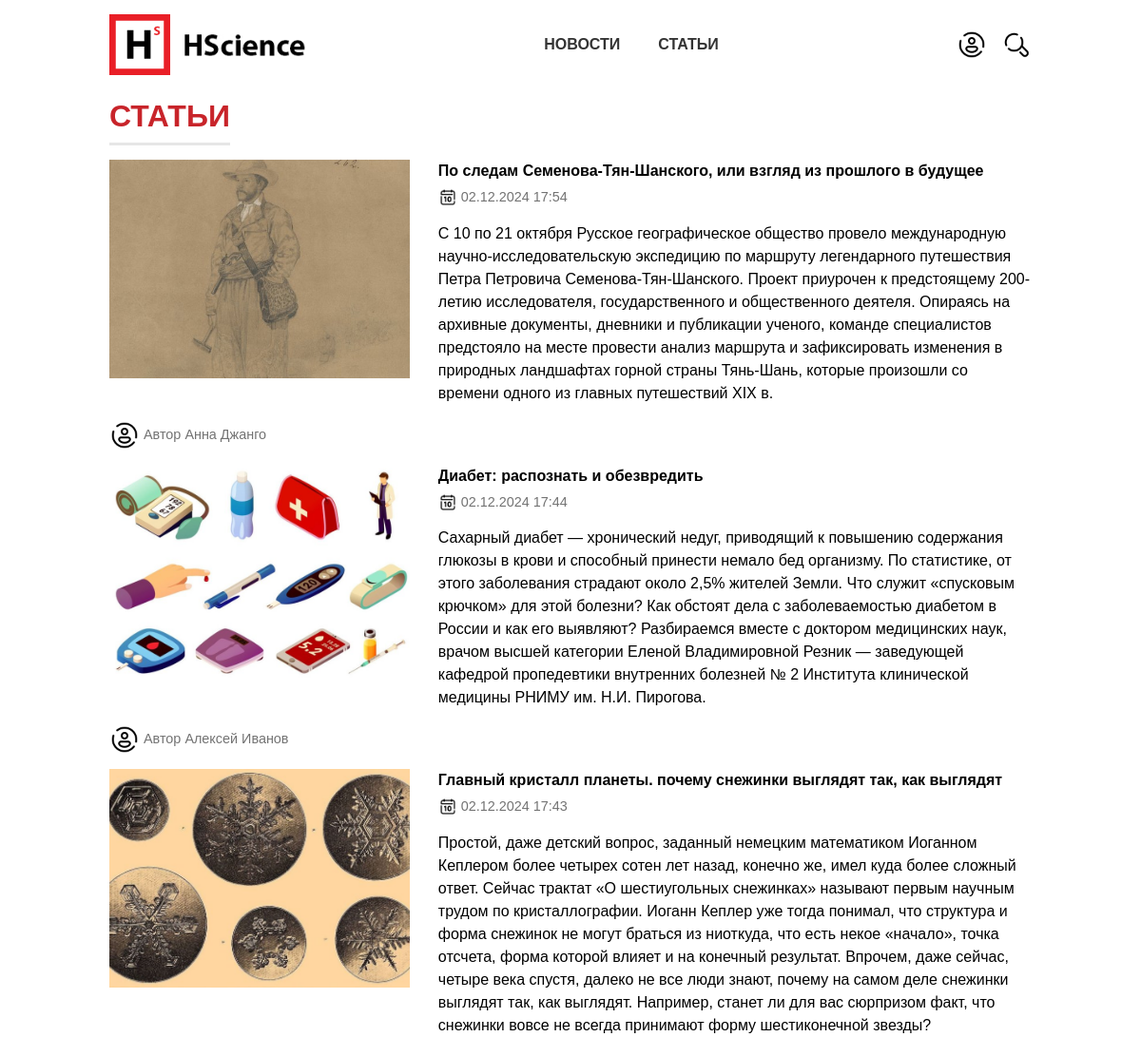
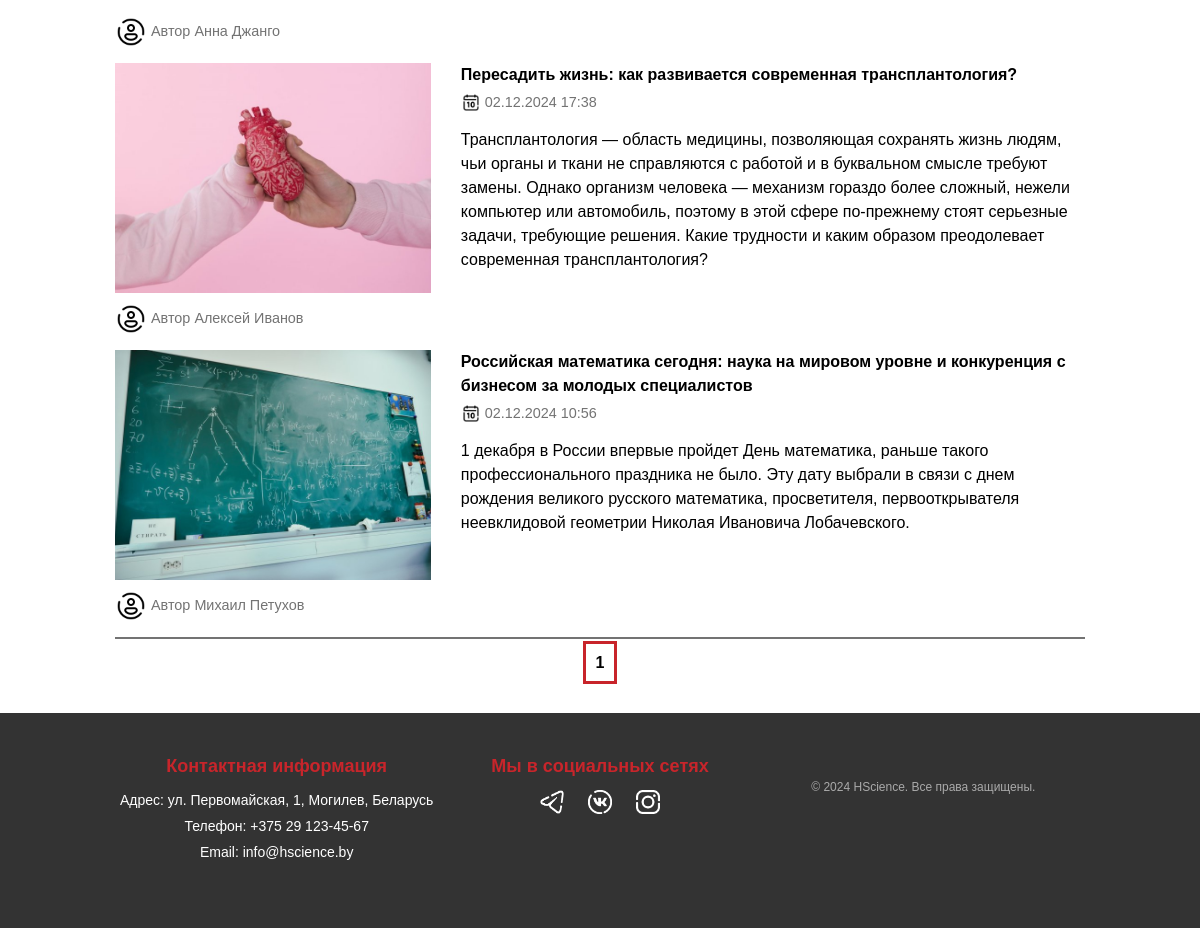
The app's page /articles/ with its own data (2 pictures, top to bottom).
### main/models.py (models this page shows, shortened)
class Article(models.Model):
    title = models.CharField(max_length=200)
    precontent = models.TextField(blank=True)
    content = models.TextField()
    image = models.ImageField(upload_to='article_images/', blank=True)
    created_at = models.DateTimeField(default=timezone.now)
    views = models.PositiveIntegerField(default=0)
    author = models.ForeignKey(User, on_delete=models.CASCADE)
    category = models.ForeignKey(Category, on_delete=models.SET_NULL, null=True, blank=True)
    is_published = models.BooleanField(default=False)
    def get_absolute_url(self):
        return reverse('article_detail', kwargs={'pk': self.pk})

### main/views.py (the view)
# urls.py: path('articles/', views.articles),
def articles(request):
    articles = Article.objects.filter(is_published=True).order_by('-created_at')
    paginator = Paginator(articles, 5)
    page_number = request.GET.get('page')
    page_obj = paginator.get_page(page_number)
    return render(request, 'main/articles.html', {'page_obj': page_obj})

### main/templates/main/articles.html (shortened to what this page needs)
{% extends 'main/layout.html' %}
{% block content %}
    {% load static %}
    <main class="layout-main">
        <div class="container">
            <section class="card-panel">
                <div class="card-header">
                    <h1>Статьи</h1>
                </div>
                <div class="card-body">
                    <div class="announce-list super-wide single-column">
                        {% for item in page_obj %}
                        <div class="list-item">
                            <div class="wrapper">
                                <div class="image">
                                    <a href="{{ item.get_absolute_url }}">
                                        <img class="lozad" loading="lazy" src="{{ item.image.url }}" alt="{{ item.title }}">
                                    </a>
                                </div>
                                <div class="announce">
                                    <div class="title">
                                        <a href="{{ item.get_absolute_url }}">
                                            {{ item.title }}
                                        </a>
                                    </div>
                                    <div class="props">
                                        <div class="prop time">
                                            <img class="icon-calendar" src="{% static 'main/img/icon-calendar.png' %}">
                                            <time datetime="{{ item.created_at }}">{{ item.created_at|date:"d.m.Y H:i" }}</time>
                                        </div>
                                    </div>
                                    <div class="lead">
                                        <p>{{ item.precontent }}</p>
                                    </div>
                                </div>
                            </div>
                            <div class="props-wrapper">
                                <div class="props props-wide">
                                    <div class="prop authors">
                                        <div class="author">
                                            <img class="icon-user" src="{% static 'main/img/icon-user.png' %}"> Автор {{ item.author.get_full_name }}
                                        </div>
                                    </div>
                                </div>
                            </div>
                        </div>
                        {% empty %}
                            <p>Статьи не найдены.</p>
                        {% endfor %}
                    </div>
                </div>
                <div class="card-footer">
                    <ul class="pagination justify-content-center flex-wrap">
                        {% for num in page_obj.paginator.page_range %}
                            <li class="page-item {% if page_obj.number == num %}active{% endif %}">
                                <a class="page-link" href="?page={{ num }}">{{ num }}</a>
                            </li>
                        {% endfor %}
                    </ul>
                </div>
            </section>
        </div>
    </main>
{% endblock %}

### records on screen
Article: image (picture), title "По следам Семенова-Тян-Шанского, или взгляд из прошлого в будущее", created_at "02.12.2024 17:54", precontent "С 10 по 21 октября Русское географическое общество провело международную научно-исследовательскую экспедицию по маршруту легендарного путешествия Петра Петровича Семенова-Тян-Шанского. Проект приурочен к предстоящему 200-летию исследователя, государственного и общественного деятеля. Опираясь на архивные документы, дневники и публикации ученого, команде специалистов предстояло на месте провести анализ маршрута и зафиксировать изменения в природных ландшафтах горной страны Тянь-Шань, которые произошли со времени одного из главных путешествий XIX в.", author.get_full_name "Анна Джанго"
Article: image (picture), title "Диабет: распознать и обезвредить", created_at "02.12.2024 17:44", precontent "Сахарный диабет — хронический недуг, приводящий к повышению содержания глюкозы в крови и способный принести немало бед организму. По статистике, от этого заболевания страдают около 2,5% жителей Земли. Что служит «спусковым крючком» для этой болезни? Как обстоят дела с заболеваемостью диабетом в России и как его выявляют? Разбираемся вместе с доктором медицинских наук, врачом высшей категории Еленой Владимировной Резник — заведующей кафедрой пропедевтики внутренних болезней № 2 Института клинической медицины РНИМУ им. Н.И. Пирогова.", author.get_full_name "Алексей Иванов"
Article: image (picture), title "Главный кристалл планеты. почему снежинки выглядят так, как выглядят", created_at "02.12.2024 17:43", precontent "Простой, даже детский вопрос, заданный немецким математиком Иоганном Кеплером более четырех сотен лет назад, конечно же, имел куда более сложный ответ. Сейчас трактат «О шестиугольных снежинках» называют первым научным трудом по кристаллографии. Иоганн Кеплер уже тогда понимал, что структура и форма снежинок не могут браться из ниоткуда, что есть некое «начало», точка отсчета, форма которой влияет и на конечный результат. Впрочем, даже сейчас, четыре века спустя, далеко не все люди знают, почему на самом деле снежинки выглядят так, как выглядят. Например, станет ли для вас сюрпризом факт, что снежинки вовсе не всегда принимают форму шестиконечной звезды?", author.get_full_name "Анна Джанго"
Article: image (picture), title "Пересадить жизнь: как развивается современная трансплантология?", created_at "02.12.2024 17:38", precontent "Трансплантология — область медицины, позволяющая сохранять жизнь людям, чьи органы и ткани не справляются с работой и в буквальном смысле требуют замены. Однако организм человека — механизм гораздо более сложный, нежели компьютер или автомобиль, поэтому в этой сфере по-прежнему стоят серьезные задачи, требующие решения. Какие трудности и каким образом преодолевает современная трансплантология?", author.get_full_name "Алексей Иванов"
Article: image (picture), title "Российская математика сегодня: наука на мировом уровне и конкуренция с бизнесом за молодых специалистов", created_at "02.12.2024 10:56", precontent "1 декабря в России впервые пройдет День математика, раньше такого профессионального праздника не было. Эту дату выбрали в связи с днем рождения великого русского математика, просветителя, первооткрывателя неевклидовой геометрии Николая Ивановича Лобачевского.", author.get_full_name "Михаил Петухов"

### other values on screen
{{ num }} "1"
